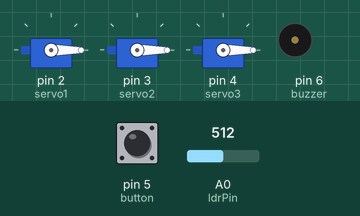
Simulated run of this sketch. Board: Arduino Uno, built with avr-gcc and run on an emulated ATmega328P. Shown: 3 × servo, buzzer (waves = sounding). Inputs (shaded band) come from the test bench; at power-on: pin 5 (button) HIGH, A0 (ldrPin) = 512. What the sketch prints to the serial monitor is not drawn.

Above: at 0.05 s.
At 1.75 s:
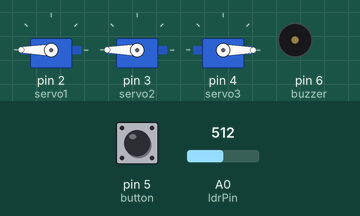
At 3.5 s:
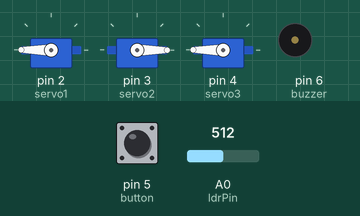
At 5.2 s:
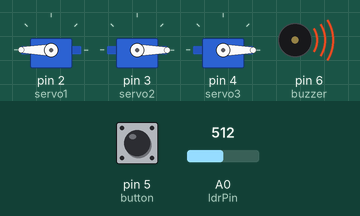
At 6.95 s:
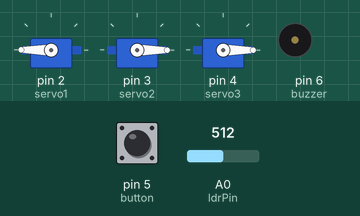
Timing chart, 0 to 9.1 s (numbered marks = the images above):
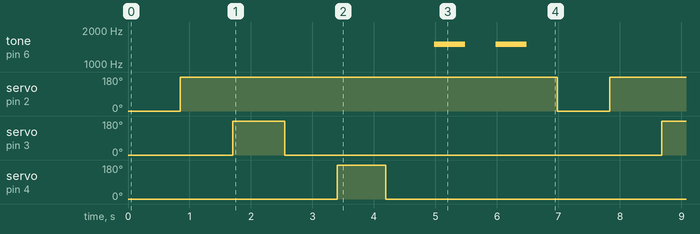

Measured:
- by itself, tone on pin 6 (buzzer): repeats every 7.0 s: silent 0.50 s, 1500 Hz 0.50 s, silent 5.5 s, 1500 Hz 0.50 s
- by itself, servo on pin 2 (servo1): alternates 180° for 6.1 s and 0° for 0.85 s
- by itself, servo on pin 3 (servo2): alternates 180° for 0.85 s and 0° for 6.1 s
- by itself, servo on pin 4 (servo3): alternates 180° for 0.79 s and 0° for 6.2 s

The sketch:

dobramatic_firmware.ino
```cpp
/******************************************************************************
                  --PROJETO: DOBRADOR DE ROUPAS AUTOMÁTICO--

  GRUPO: Flávio Junio de Jesus
         Josimar Ferreira Faustino
         Lucas Dias Cardoso
         Ramon Vinícius Silva Corrêa
         Yuri Ferreira Lourenço

  TURMA: TEEL01N - 4
*******************************************************************************/
                  /*--INCLUSÃO DE BIBLIOTECAS--*/

#include <Servo.h> //Inclui a biblioteca para Servo motor

/******************************************************************************/
                   /*--DEFINIÇÃO DE SERVOS--*/

Servo servo1;  //Define um nome para o primeiro servo
Servo servo2;  //Define um nome para o segundo servo
Servo servo3;  //Define um nome para o terceiro servo

/******************************************************************************/
              /*--DEFINE PINO E VARIÁVEIS PARA O LDR--*/

#define ldrPin A0 //Define o pino A0 como pino do LDR

int ldrValor = 0; //Valor lido do LDR

/******************************************************************************/
                /*--VARIÁVEIS PARA SERVO--*/

int servo1Pos = 180; //Variável para a posição do Servo1
int servo2Pos = 0; //Variável para a posição do Servo2
int servo3Pos = 0; //Variável para a posição do Servo3

/******************************************************************************/
                /*--VARIÁVEIS PARA BOTÃO--*/

int button = 5; //Define o pino 5 como botão
int pres = 0; //Lê o nível lógico do botão

/******************************************************************************/
                     /*--VARIÁVEIS PARA DELAY--*/

int dLay = 850; //Define o tempo de Delay dos motores

/*****************************************************************************/
                    /*--VARIÁVEIS PARA BUZZER--*/

int buzzer = 6; //Define o pino 6 como Buzzer
int i = 0; //Variável para "for"

/*****************************************************************************/

int liga = 0; //Variável para habilitar a dobra da camisa

void setup() //Setup do Programa
{
         /*--DEFINIÇÃO E CONFIGURAÇÃO DOS PINOS PARA OS SERVOS--*/

  servo1.attach(2); //Define o pino 2 como sinal para o primeiro servo
  servo2.attach(3); //Define o pino 3 como sinal para o segundo servo
  servo3.attach(4); //Define o pino 4 como sinal para o terceiro servo

  servo1.write(servo1Pos); //Inicia o servo1 na posição 180°
  servo2.write(servo2Pos); //Inicia o servo2 na posição 0°
  servo3.write(servo3Pos); //Inicia o servo3 na posição 0°

  Serial.begin(9600); //Inicia o monitor serial do Arduino

  /***********************************************************************/
                        /*--CONFIGURAÇÕES DO BOTÃO--*/

  pinMode (button, INPUT_PULLUP); //Define o pino do botão como entrada

  /***********************************************************************/
                      /*--CONFIGURAÇÕES BUZZER--*/

  pinMode(buzzer, OUTPUT); //Define o pino do Buzzer como saída
}
  /***********************************************************************/

void loop() //Inicia o loop do Programa
{
  ldrValor = analogRead(ldrPin); //Lê o valor registrado pelo LDR

  Serial.println(ldrValor); //Imprime o valor lido pelo LDR no monitor serial da IDE Arduino

  /********************************************************************/
             /*--LEITURA DO BOTÃO E DO LDR--*/

  pres = digitalRead(button); //Lê o nível lógico do botão

  /*******************************************************************/
                    /*--INICIA FUNÇOES--*/

  if(pres == HIGH){dobrar();} //Se o botão for pressionado inicia a função dobra()

  if((ldrValor <= 800)&&(liga == 1)) //Se a camisa for retirada do dobrador
  {
    liga = 0; //Habilita a dobra de outra camisa
  }

  while((ldrValor >= 1000)&&(liga == 0))
  {
    delay(2000); //Espera 2 segundos caso o LDR tenha detectado algum engano
    ldrValor = analogRead(ldrPin); //Lê o valor registrado pelo LDR

    if(ldrValor <= 800) //Se o LDR detectar um valor menor que 800
    {
      liga = 1; //Muda a variável liga para 1, fazendo com que saia do while
    }
    else //Senão
    {
      delay(3500); //Espera 3,5 segundos
      dobrar(); //Inicia função para dobrar a camisa
    }
  }
}

/****************************************************************************/
                    /*--CRIAÇÃO DE FUNÇÕES--*/

void dobrar() // Função para movimentar os motores
{
  /******************************************************************/
                 /*--MOVIMENTA O PRIMEIRO MOTOR--*/

    if(servo1Pos == 180) //Se o motor estiver na posição de 180°
  {
    servo1Pos = 0; //A variável servo1Pos recebe o valor 0
    servo1.write(servo1Pos); //Posiciona o motor na posição de 0°
  }

  delay(dLay); //Espera um tempo de 800 milissegundos

    if(servo1Pos == 0) //Se o motor estiver na posição de 0°
  {
    servo1Pos = 180; //A variável servo1Pos recebe o valor 180
    servo1.write(servo1Pos); //O motor vai para a posição de 180°
  }

  delay(dLay); //Espera um tempo de 800 milissegundos

  /******************************************************************/
                 /*--MOVIMENTA O SEGUNDO MOTOR--*/

    if(servo2Pos == 0) //Se o motor estiver na posição de 0°
  {
    servo2Pos = 180; //A variável servo2Pos recebe o valor 180
    servo2.write(servo1Pos); //Posiciona o motor na posição de 180°
  }

  delay(dLay); //Espera um tempo de 800 milissegundos

    if(servo2Pos == 180) //Se o motor estiver na posição de 180°
  {
    servo2Pos = 0; //A variável servo2Pos recebe o valor 0
    servo2.write(servo2Pos); //O motor vai para a posição de 0°
  }

  delay(dLay); //Espera um tempo de 800 milissegundos

  /******************************************************************/
                   /*--MOVIMENTA O TERCEIRO MOTOR--*/

    if(servo3Pos == 0) //Se o motor estiver na posição de 0°
  {
    servo3Pos = 180; //A variável servo3Pos recebe o valor 180
    servo3.write(servo3Pos); //Posiciona o motor na posição de 180°
  }

  delay(790); //Espera um tempo de 790 milissegundos

    if(servo3Pos == 180) //Se o motor estiver na posição de 180°
  {
    servo3Pos = 0; //A variável servo3Pos recebe o valor 0
    servo3.write(servo3Pos); //O motor vai para a posição de 0°
  }

  delay(790); //Espera um tempo de 800 milissegundos

 /******************************************************************/
                      /*--ATIVA O BUZZER--*/

   for(i=0; i<2; i++) //Executa o bloco 2 vezes
   {
      tone(buzzer, 1500); //Ativa o buzzer
      delay(500); //Espera 300 milissegundos
      noTone(buzzer); //Desativa o buzzer
      delay(500); //Espera 300 milissegundos
   }

  /******************************************************************/

  liga = 1; //Desabilita a função dobrar() enquanto a camisa ainda está no dobrador
}
```
